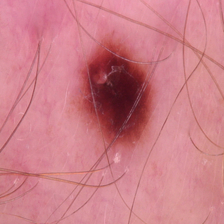
#> input picture dataset - Copy/benign/b1065.jpg, 224 x 224 px
$ python -i auto_hsv_extractor.py   (imports and definitions only)
#> lines starting #> are read from the running program, lines starting #| are printed output that depends on the picture; after the words box and inside, x2 and y2 are one past the last pixel; in counts of white or black regions, pixels touching at a corner belong together
#> further down, picture is the input picture: shape (224, 224, 3); mean B, G, R 135.7, 125.9, 204.1
import cv2
import numpy as np
import matplotlib.pyplot as plt

def plot_cluster_histograms(hsv_img, labels, num_clusters):
    for i in range(num_clusters):
        cluster_mask = (labels == i)
        cluster_pixels = hsv_img.reshape(-1, 3)[cluster_mask.flatten()]
        if cluster_pixels.size == 0:
            continue
        h_vals = cluster_pixels[:, 0]
        s_vals = cluster_pixels[:, 1]
        v_vals = cluster_pixels[:, 2]

        plt.figure(figsize=(12, 3))
        plt.suptitle(f'Cluster {i} HSV Histogram')

        plt.subplot(1, 3, 1)
        plt.hist(h_vals, bins=180, range=[0, 180], color='r')
        plt.title('Hue')

        plt.subplot(1, 3, 2)
        plt.hist(s_vals, bins=256, range=[0, 256], color='g')
        plt.title('Saturation')

        plt.subplot(1, 3, 3)
        plt.hist(v_vals, bins=256, range=[0, 256], color='b')
        plt.title('Value')

        plt.tight_layout()
        plt.show()

def auto_isolate_mole(image, k=3, show_steps=True):
    """
    Automatically isolate mole region using K-means and HSV histogram stats.
    Returns: isolated mole image, mole mask, skin image, cluster labels, HSV image, and number of clusters.
    """
#> called with k = 3, show_steps = True
    # Step 1: Preprocess
    blurred = cv2.medianBlur(image, 5)
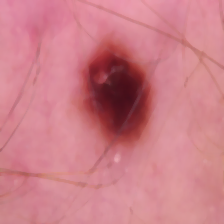
#> blurred: shape (224, 224, 3); mean B, G, R 136.3, 126.4, 204.7
    #lab_img = cv2.cvtColor(blurred, cv2.COLOR_BGR2LAB)
    hsv_img = cv2.cvtColor(blurred, cv2.COLOR_BGR2HSV)
#> hsv_img: shape (224, 224, 3); mean H, S, V 162.1, 101.3, 204.7

    # Step 2: Flatten and K-means
    Z = hsv_img.reshape((-1, 3)).astype(np.float32)
    _, labels, centers = cv2.kmeans(Z, k, None,
                                    criteria=(cv2.TERM_CRITERIA_EPS + cv2.TERM_CRITERIA_MAX_ITER, 100, 1.0),
                                    attempts=10, flags=cv2.KMEANS_PP_CENTERS)
#> centers = [[175.8, 93.26, 214.1], [0.618, 105.1, 199.2], [176.7, 176.5, 117.8]]

    # Step 3: Convert cluster centers for debugging (optional)
    #centers_bgr = cv2.cvtColor(centers.reshape((1, k, 3)).astype(np.uint8), cv2.COLOR_LAB2BGR)
    #centers_hsv = cv2.cvtColor(centers_bgr, cv2.COLOR_BGR2HSV)[0]
        # Step 3.5: Select two clusters closest to image center
    image_center = np.array([image.shape[1] / 2, image.shape[0] / 2])  # (x, y)
#> image_center = [112, 112]

    coordinates = np.indices((image.shape[0], image.shape[1])).transpose(1, 2, 0)  # shape: (H, W, 2)
    flat_coords = coordinates.reshape(-1, 2)

    distances = []
    for i in range(k):
        cluster_mask = (labels.flatten() == i)
        if not np.any(cluster_mask):
            continue
        cluster_coords = flat_coords[cluster_mask]
        centroid = np.mean(cluster_coords, axis=0)
        dist_to_center = np.linalg.norm(centroid - image_center)
        distances.append((i, dist_to_center))
#> this loop made 3 passes
#> (centroid, dist_to_center) on passes 1 to 3: ([111.4, 106.5], 5.54), ([132.6, 160.9], 53.06), ([93.4, 115.1], 18.85)
#> after the loop, distances = [(0, 5.54), (1, 53.06), (2, 18.85)]

    # Sort clusters by distance to center
    distances.sort(key=lambda x: x[1])
    mole_indices = [idx for idx, _ in distances[:2]]  # Take two closest clusters
#> mole_indices = [0, 2]

    print("Selected central mole clusters:", mole_indices)
#| Selected central mole clusters: [0, 2]

    # Step 4: Select mole clusters based on HSV histogram stats
    mole_indices = []
    hsv_pixels = hsv_img.reshape(-1, 3)

    print("Cluster HSV Statistics:")
    for i in range(k):
        cluster_mask = (labels.flatten() == i)
        cluster_pixels = hsv_pixels[cluster_mask]

        if cluster_pixels.size == 0:
            continue

        h_max = np.max(cluster_pixels[:, 0])
        h_mean = np.mean(cluster_pixels[:, 0])
        s_mean = np.mean(cluster_pixels[:, 1])
        v_mean = np.mean(cluster_pixels[:, 2])

        print(f"Cluster {i}: H={h_mean:.1f}, S={s_mean:.1f}, V={v_mean:.1f}")

        # Rule: likely mole = high S, low V, and brown/dark hue
        if s_mean > 60 and v_mean < 160 and (h_mean <= 30 or h_mean >= 160):
            mole_indices.append(i)
#> this loop made 3 passes
#> (h_max, h_mean, s_mean, v_mean) on passes 1 to 3: (179, 175.8, 93.26, 214.1), (6, 0.618, 105.1, 199.2), (179, 176.7, 176.5, 117.8)
#| Cluster 0: H=175.8, S=93.3, V=214.1
#| Cluster 1: H=0.6, S=105.1, V=199.2
#| Cluster 2: H=176.7, S=176.5, V=117.8
#> after the loop, mole_indices = [2]

    print("Selected mole clusters:", mole_indices)
#| Selected mole clusters: [2]

    # Step 5: Build binary mask from selected clusters
    mask = np.zeros(labels.shape, dtype=np.uint8)
    for idx in mole_indices:
        mask[labels.flatten() == idx] = 255
#> this loop made 1 pass
    mask = mask.reshape((image.shape[:2]))
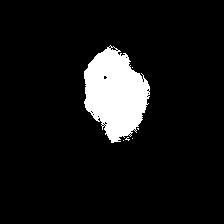
#> mask: shape (224, 224); 8.5% white; 6 white regions (5 under 20 px), largest, box (x1, y1, x2, y2) and area: (84, 45, 150, 143) 4253
    mask = cv2.morphologyEx(mask, cv2.MORPH_CLOSE, np.ones((5, 5), np.uint8))
#> mask: shape (224, 224); 8.9% white; 1 white region, box (x1, y1, x2, y2) and area: (84, 45, 150, 143) 4441

    # Step 6: Extract mole and skin
    mole = cv2.bitwise_and(image, image, mask=mask)
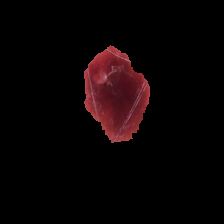
#> mole: shape (224, 224, 3); mean B, G, R 4.2, 3.5, 10.6
    skin_mask = cv2.bitwise_not(mask)
    skin = cv2.bitwise_and(image, image, mask=skin_mask)
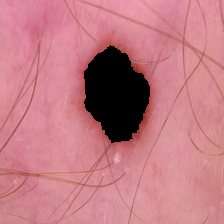
#> skin: shape (224, 224, 3); mean B, G, R 131.5, 122.4, 193.5

    # Step 7: Visualizations
    if show_steps:
        clustered = centers[labels.flatten().astype(int)].reshape(image.shape).astype(np.uint8)
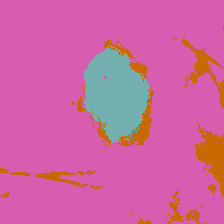
#> clustered: shape (224, 224, 3); mean B, G, R 161.3, 101, 204.6
        #clustered_bgr = cv2.cvtColor(clustered, cv2.COLOR_LAB2BGR)

        plt.figure(figsize=(16, 4))
        plt.subplot(1, 4, 1)
        plt.imshow(cv2.cvtColor(image, cv2.COLOR_BGR2RGB))
        plt.title("Original Image")

        plt.subplot(1, 4, 2)
        plt.imshow(clustered)         #(clustered_bgr, cv2.COLOR_BGR2RGB))
        plt.title("Clustered HSV Image")

        plt.subplot(1, 4, 3)
        plt.imshow(mask, cmap='gray')
        plt.title("Mole Mask")

        plt.subplot(1, 4, 4)
        plt.imshow(cv2.cvtColor(mole, cv2.COLOR_BGR2RGB))
        plt.title("Isolated Mole")

        plt.tight_layout()
        plt.show()
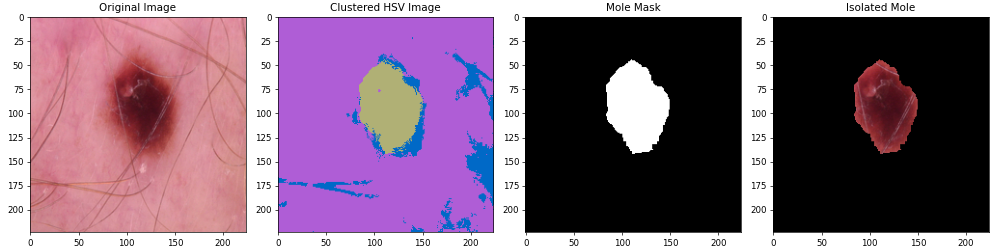
#> figure drawn by matplotlib, 4 panels; B, G, R data is drawn as R, G, B

        # Cluster histograms
        plot_cluster_histograms(hsv_img, labels.flatten(), k)
#> the loop in plot_cluster_histograms, `for i in range(num_clusters):` made 3 passes
#> pass 2, in plot_cluster_histograms, `plt.show()`:
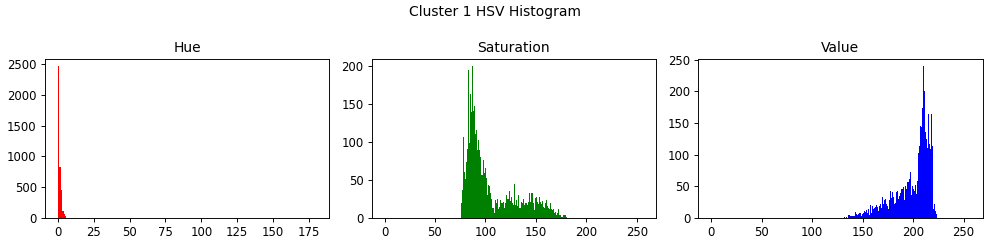
#> figure drawn by matplotlib, 3 panels; panel 1: tallest bar 2467 high, from x = 0 to 1; panel 2: tallest bar 200 high, from x = 87 to 88; panel 3: tallest bar 240 high, from x = 210 to 211

    return mole, mask, skin, labels, hsv_img, k

#mole, mask, skin, labels.flatten()


def plot_hsv_histograms(hsv_image):
    h, s, v = cv2.split(hsv_image)
    plt.figure(figsize=(12, 4))

    plt.subplot(1, 3, 1)
    plt.hist(h.ravel(), bins=180, range=[0, 180], color='r')
    plt.title('Hue Histogram')

    plt.subplot(1, 3, 2)
    plt.hist(s.ravel(), bins=256, range=[0, 256], color='g')
    plt.title('Saturation Histogram')

    plt.subplot(1, 3, 3)
    plt.hist(v.ravel(), bins=256, range=[0, 256], color='b')
    plt.title('Value Histogram')

    plt.tight_layout()
    plt.show()
#def apply_mask(img, mask):
#    result = cv2.bitwise_and(img, img, mask=mask)
#    return result

>>> import cv2
>>> picture = cv2.imread('dataset - Copy/benign/b1065.jpg')
>>> result = auto_isolate_mole(picture)
#> result = 6 items

$ run again, on dataset - Copy/benign/b11.jpg
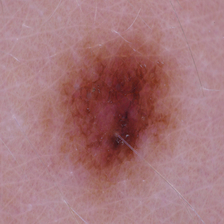
#> input picture dataset - Copy/benign/b11.jpg, 224 x 224 px
#> picture is the input picture: shape (224, 224, 3); mean B, G, R 122.1, 118.2, 165
#> hsv_img: shape (224, 224, 3); mean H, S, V 127.2, 78.7, 165.1
#> centers = [[2.14, 120.2, 144.9], [174.4, 58.72, 175.6], [177.7, 148.5, 113]]
#> the loop in auto_isolate_mole, `for i in range(k):` made 3 passes
#> (centroid, dist_to_center) on passes 1 to 3: ([105.5, 113.1], 6.62), ([113.6, 110.7], 2.02), ([118, 114.5], 6.49)
#> after the loop in auto_isolate_mole, `for i in range(k):`: distances = [(0, 6.62), (1, 2.02), (2, 6.49)]
#> in auto_isolate_mole, `mole_indices = [idx for idx, _ in distances[:2]]`: mole_indices = [1, 2]
#| Selected central mole clusters: [1, 2]
#> the loop in auto_isolate_mole, `for i in range(k):` made 3 passes
#> (h_max, h_mean, s_mean, v_mean) on passes 1 to 3: (7, 2.14, 120.2, 144.9), (179, 174.4, 58.72, 175.6), (179, 177.7, 148.5, 113)
#> (printed output is left out)
#> after the loop in auto_isolate_mole, `for i in range(k):`: mole_indices = [0, 2]
#| Selected mole clusters: [0, 2]
#> the loop in auto_isolate_mole, `for idx in mole_indices:` made 2 passes
#> in auto_isolate_mole, `mask = mask.reshape((image.shape[:2]))`:
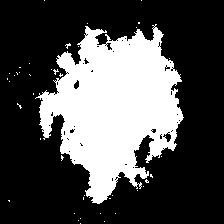
#> mask: shape (224, 224); 30.9% white; 42 white regions (41 under 20 px), largest, box (x1, y1, x2, y2) and area: (35, 24, 184, 204) 15363
#> skin_mask: shape (224, 224); 67.5% white; 19 black regions (18 under 20 px), largest, box (x1, y1, x2, y2) and area: (35, 23, 184, 204) 16232
#> the loop in plot_cluster_histograms, `for i in range(num_clusters):` made 3 passes
#> pass 2, in plot_cluster_histograms, `plt.show()`:
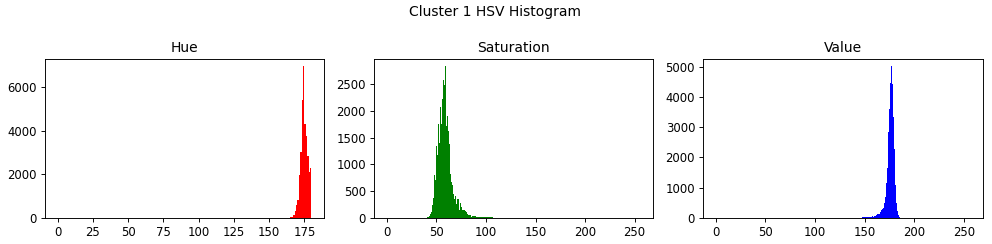
#> figure drawn by matplotlib, 3 panels; panel 1: tallest bar 6978 high, from x = 174 to 175; panel 2: tallest bar 2836 high, from x = 59 to 60; panel 3: tallest bar 5018 high, from x = 177 to 178
#> result = 6 items

$ run again, on dataset - Copy/benign/b1190.jpg
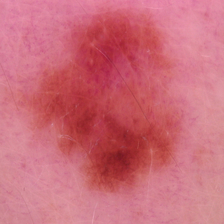
#> input picture dataset - Copy/benign/b1190.jpg, 224 x 224 px
#> picture is the input picture: shape (224, 224, 3); mean B, G, R 121.9, 108.3, 204.1
#> hsv_img: shape (224, 224, 3); mean H, S, V 166.8, 121.9, 204.2
#> centers = [[177.4, 162.1, 184.4], [174.5, 102.3, 214.1], [0.276, 148.6, 186.3]]
#> the loop in auto_isolate_mole, `for i in range(k):` made 3 passes
#> (centroid, dist_to_center) on passes 1 to 3: ([93.75, 107.6], 18.77), ([116.3, 112.4], 4.3), ([151.6, 122.6], 40.97)
#> after the loop in auto_isolate_mole, `for i in range(k):`: distances = [(0, 18.77), (1, 4.3), (2, 40.97)]
#> in auto_isolate_mole, `mole_indices = [idx for idx, _ in distances[:2]]`: mole_indices = [1, 0]
#| Selected central mole clusters: [1, 0]
#> the loop in auto_isolate_mole, `for i in range(k):` made 3 passes
#> (h_max, h_mean, s_mean, v_mean) on passes 1 to 3: (179, 177.4, 162.1, 184.4), (179, 174.5, 102.3, 214.1), (2, 0.276, 148.6, 186.3)
#> (printed output is left out)
#> after the loop in auto_isolate_mole, `for i in range(k):`: mole_indices = []
#| Selected mole clusters: []
#> mask: shape (224, 224); every value is 0
#> mole: shape (224, 224, 3); every value is 0
#> skin_mask: shape (224, 224); every value is 255
#> in auto_isolate_mole, `clustered = centers[labels.flatten().astype(int)].reshape(image.shape)..`:
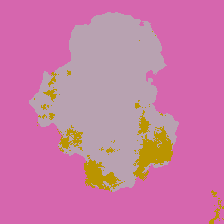
#> clustered: shape (224, 224, 3); mean B, G, R 166.3, 121.6, 203.9
#> the loop in plot_cluster_histograms, `for i in range(num_clusters):` made 3 passes
#> pass 2, in plot_cluster_histograms, `plt.show()`:
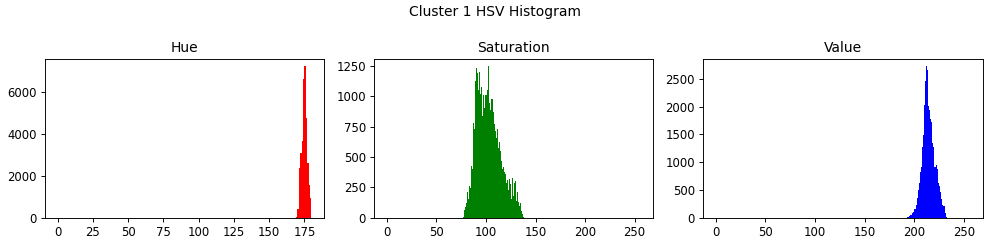
#> figure drawn by matplotlib, 3 panels; panel 1: tallest bar 7208 high, from x = 175 to 176; panel 2: tallest bar 1247 high, from x = 102 to 103; panel 3: tallest bar 2727 high, from x = 212 to 213
#> result = 6 items

$ run again, on dataset - Copy/benign/b1192.jpg
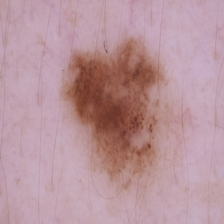
#> input picture dataset - Copy/benign/b1192.jpg, 224 x 224 px
#> picture is the input picture: shape (224, 224, 3); mean B, G, R 156.3, 149, 185
#> hsv_img: shape (224, 224, 3); mean H, S, V 128.7, 56.1, 185.3
#> centers = [[6.1, 129.1, 140.7], [167.5, 41.52, 194.1], [3.73, 73.52, 175.5]]
#> the loop in auto_isolate_mole, `for i in range(k):` made 3 passes
#> (centroid, dist_to_center) on passes 1 to 3: ([101.6, 113], 10.47), ([111.5, 109], 3.05), ([122.5, 126.6], 18.04)
#> after the loop in auto_isolate_mole, `for i in range(k):`: distances = [(0, 10.47), (1, 3.05), (2, 18.04)]
#> in auto_isolate_mole, `mole_indices = [idx for idx, _ in distances[:2]]`: mole_indices = [1, 0]
#| Selected central mole clusters: [1, 0]
#> the loop in auto_isolate_mole, `for i in range(k):` made 3 passes
#> (h_max, h_mean, s_mean, v_mean) on passes 1 to 3: (9, 6.1, 129.1, 140.7), (179, 167.5, 41.52, 194.1), (8, 3.73, 73.52, 175.5)
#> (printed output is left out)
#> after the loop in auto_isolate_mole, `for i in range(k):`: mole_indices = [0]
#| Selected mole clusters: [0]
#> the loop in auto_isolate_mole, `for idx in mole_indices:` made 1 pass
#> skin_mask: shape (224, 224); 87.4% white; 3 black regions (2 under 20 px), largest, box (x1, y1, x2, y2) and area: (68, 45, 156, 165) 6308
#> the loop in plot_cluster_histograms, `for i in range(num_clusters):` made 3 passes
#> pass 2, in plot_cluster_histograms, `plt.show()`:
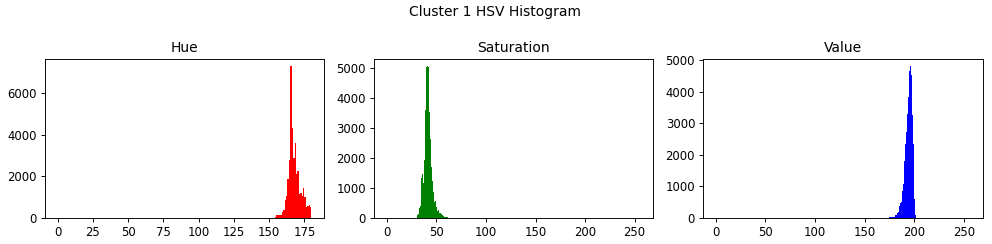
#> figure drawn by matplotlib, 3 panels; panel 1: tallest bar 7294 high, from x = 165 to 166; panel 2: tallest bar 5070 high, from x = 41 to 42; panel 3: tallest bar 4819 high, from x = 196 to 197
#> result = 6 items
